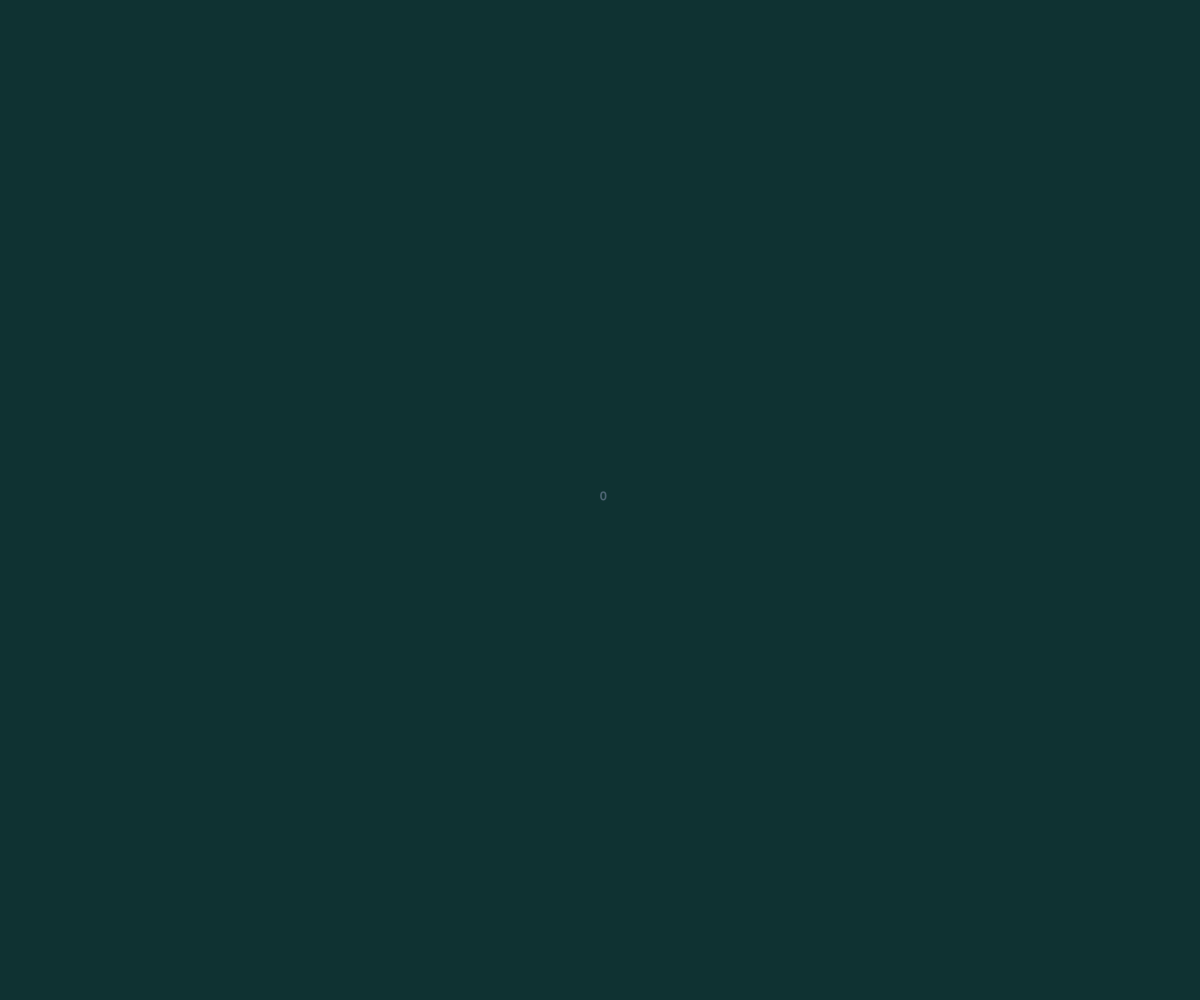
Frame 1 (no input)
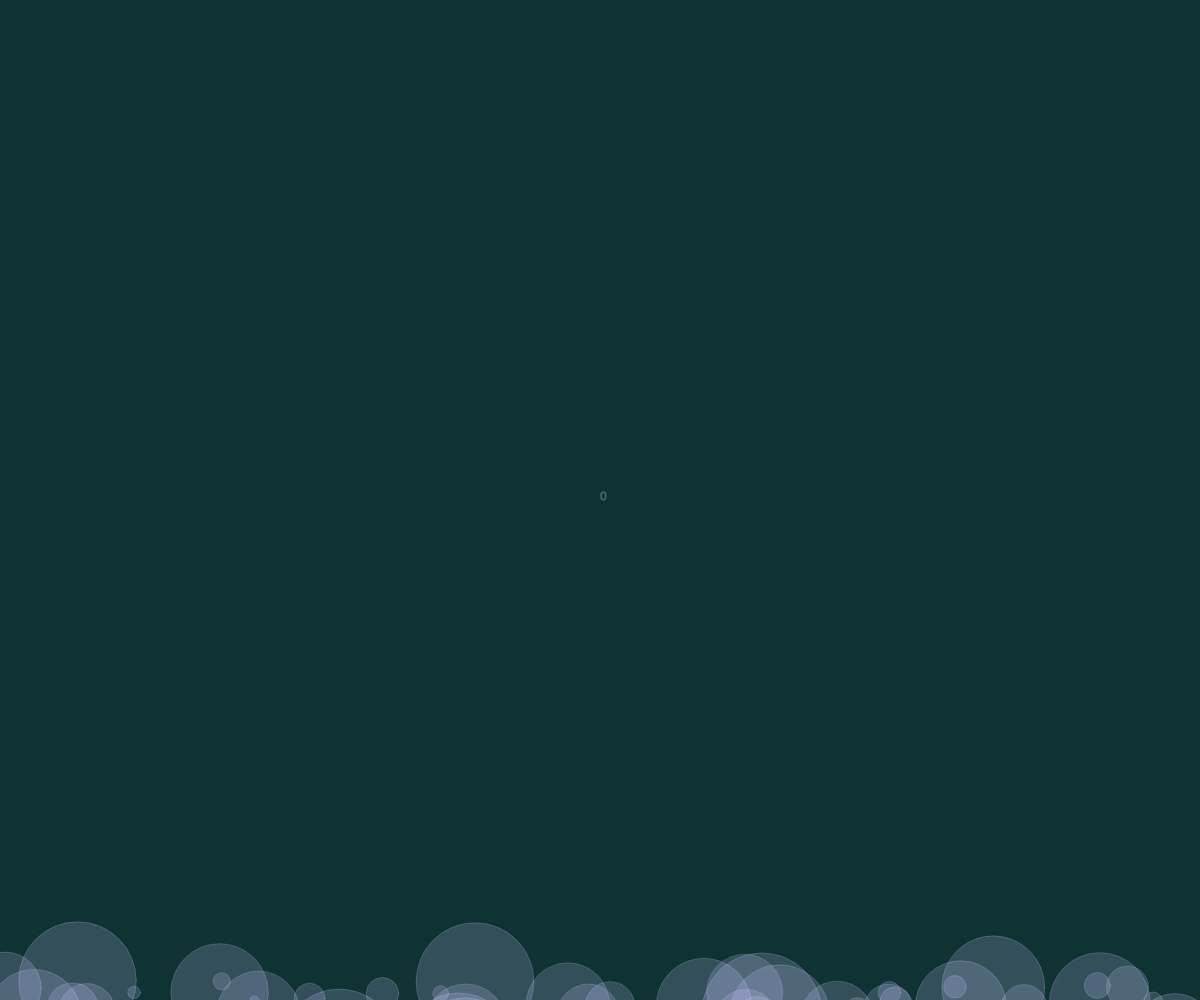
Frame 60 (no input)
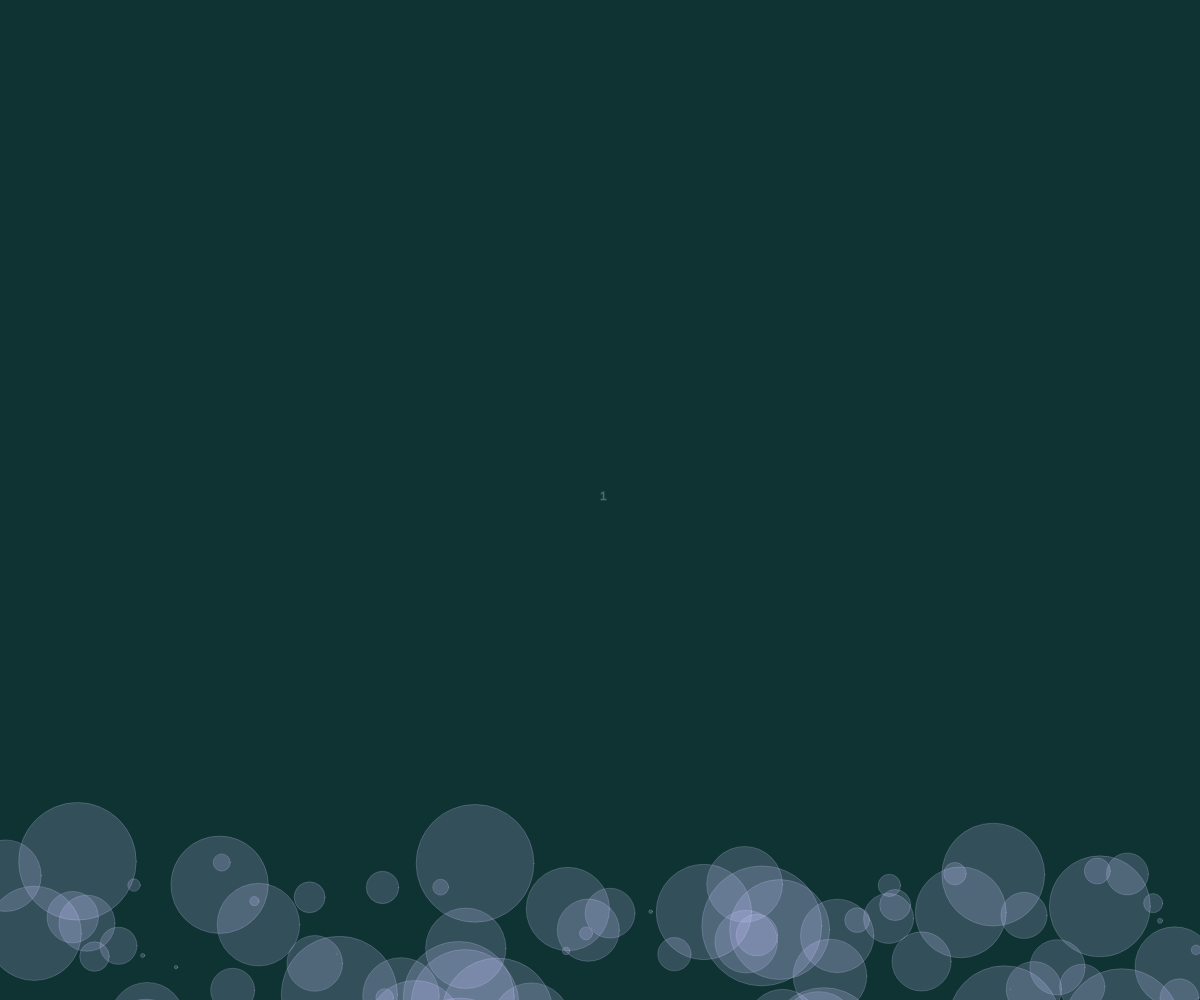
Frame 120 (the mouse pressed at the canvas centre since frame 60)

The p5.js sketch that drew these frames (run headless with seeded random() and noise() and a simulated clock; from frame 60 on, the mouse is pressed at the canvas centre):

// p5.js sketch
// ── sketch.js
var i,x=[],y=[],s=[],v=[];
var deeznuts=0;

function setup() {
  createCanvas(window.innerWidth,window.innerHeight);
  for(i=0;i<100;i++){
    x[i]=random(width);
    y[i]=height/10*11;
    s[i]=random(width/10);
    v[i]=random(0,2);
  }
}

function draw() {
  background(15,50,50);
  fill(200,200,255,50);
  stroke(220,220,255,50);
  for(i=0;i<100;i++){
    //x[i]+=random(-width/50,width/50);
    y[i]-=v[i];
    if(y[i]<0){
      x[i]=random(width);
      y[i]=height/10*11;
      s[i]=random(width/10);
      v[i]=random(0,2);
    }
    ellipse(x[i],y[i],s[i],s[i]);
  }
  text(deeznuts,width/2,height/2);
}

function mousePressed(){
  deeznuts++;
}
